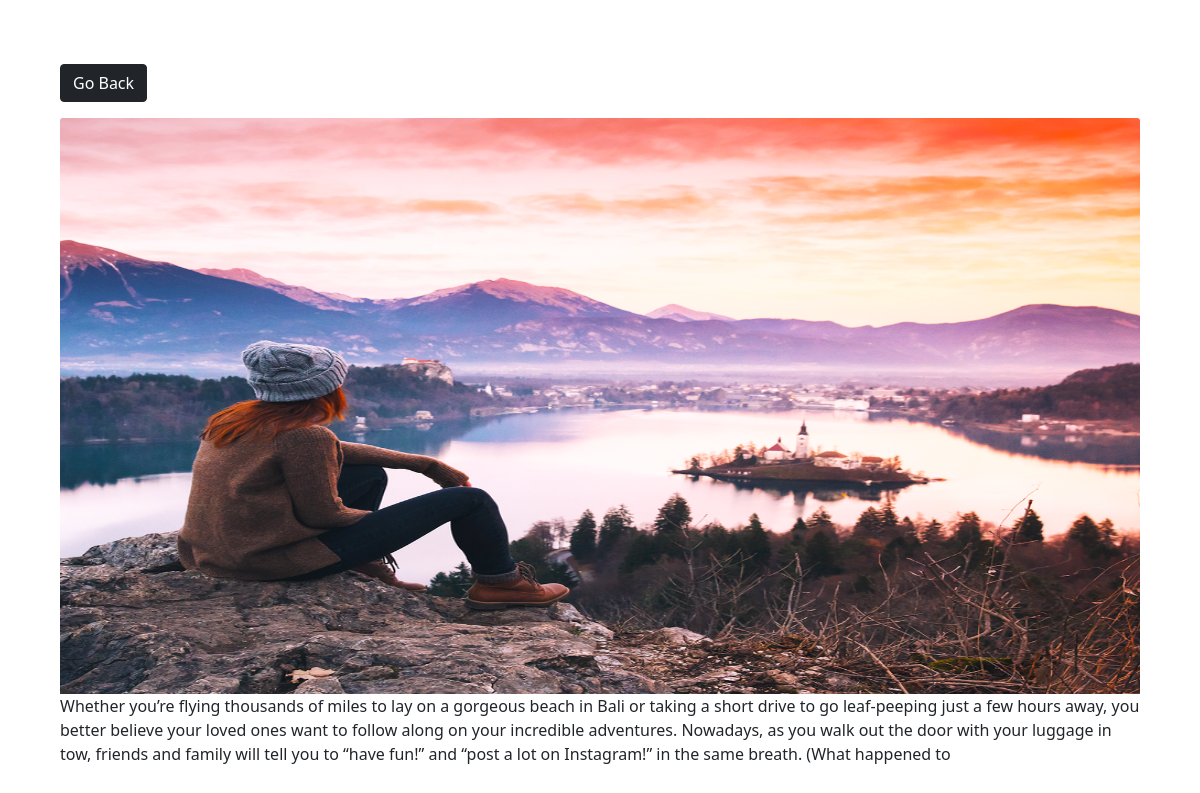
/photo/16/, run on the app's committed database.
### photos/models.py (models this page shows, shortened)
class Photo(models.Model):
    category = models.ForeignKey(Category,on_delete=models.SET_NULL,null=True,blank=True)
    image = models.ImageField(null=False, blank=False)
    description = models.TextField(max_length=500,null=False, blank=False)

### photos/views.py (the view)
# urls.py: path('photo/<str:pk>/',views.viewPhoto,name='photo'),
def viewPhoto(request,pk):
    photo = Photo.objects.get(id=pk)
    return render(request, 'photos/photo.html',{'photo':photo})

### photos/templates/photos/photo.html (shortened to what this page needs)
<!DOCTYPE html>
<html lang="en">
<head>
    <link href="https://cdn.jsdelivr.net/npm/bootstrap@5.0.2/dist/css/bootstrap.min.css" rel="stylesheet">
</head>
<body class="m-5">
    <div class="container">
        <div class="row justify-content-center">
            <div class="col">
                <a class="btn btn-dark my-3" href="{% url 'gallery' %}">Go Back</a>
                <div style="height: 90vh;">
                    <img style="max-width: 100%;max-height: 80%;" src="{{ photo.image.url}}" class="card-img-top" alt="...">
                    <p>{{ photo.description }}</p>
                </div>
            </div>
        </div>
    </div>
</body>
</html>

### data on the page
Photo: image (picture), description "Whether you’re flying thousands of miles to lay on a gorgeous beach in Bali or taking a short drive to go leaf-peeping just a few hours away, you better believe your loved ones want to follow along on your incredible adventures. Nowadays, as you walk out the door with your luggage in tow, friends and family will tell you to “have fun!” and “post a lot on Instagram!” in the same breath. (What happened to"
